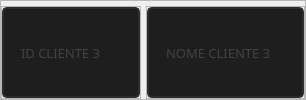
              <widget class="QFrame" name="cli3frame">
               <property name="sizePolicy">
                <sizepolicy hsizetype="Minimum" vsizetype="Minimum">
                 <horstretch>0</horstretch>
                 <verstretch>0</verstretch>
                </sizepolicy>
               </property>
               <property name="minimumSize">
                <size>
                 <width>0</width>
                 <height>50</height>
                </size>
               </property>
               <property name="maximumSize">
                <size>
                 <width>16777215</width>
                 <height>16777215</height>
                </size>
               </property>
               <property name="frameShape">
                <enum>QFrame::StyledPanel</enum>
               </property>
               <property name="frameShadow">
                <enum>QFrame::Raised</enum>
               </property>
               <layout class="QHBoxLayout" name="horizontalLayout_46">
                <property name="spacing">
                 <number>5</number>
                </property>
                <property name="leftMargin">
                 <number>0</number>
                </property>
                <property name="topMargin">
                 <number>5</number>
                </property>
                <property name="rightMargin">
                 <number>0</number>
                </property>
                <property name="bottomMargin">
                 <number>0</number>
                </property>
                <item>
                 <widget class="QFrame" name="frame_50">
                  <property name="sizePolicy">
                   <sizepolicy hsizetype="Minimum" vsizetype="Minimum">
                    <horstretch>0</horstretch>
                    <verstretch>0</verstretch>
                   </sizepolicy>
                  </property>
                  <property name="maximumSize">
                   <size>
                    <width>140</width>
                    <height>16777215</height>
                   </size>
                  </property>
                  <property name="frameShape">
                   <enum>QFrame::StyledPanel</enum>
                  </property>
                  <property name="frameShadow">
                   <enum>QFrame::Raised</enum>
                  </property>
                  <layout class="QHBoxLayout" name="horizontalLayout_48">
                   <property name="spacing">
                    <number>0</number>
                   </property>
                   <property name="leftMargin">
                    <number>0</number>
                   </property>
                   <property name="topMargin">
                    <number>0</number>
                   </property>
                   <property name="rightMargin">
                    <number>0</number>
                   </property>
                   <property name="bottomMargin">
                    <number>0</number>
                   </property>
                   <item>
                    <widget class="QLineEdit" name="txt_idcli3">
                     <property name="sizePolicy">
                      <sizepolicy hsizetype="Expanding" vsizetype="Expanding">
                       <horstretch>0</horstretch>
                       <verstretch>0</verstretch>
                      </sizepolicy>
                     </property>
                     <property name="font">
                      <font>
                       <family>Quicksand</family>
                       <pointsize>10</pointsize>
                      </font>
                     </property>
                     <property name="styleSheet">
                      <string notr="true">QLineEdit{
	border: 2px solid rgb(45, 45, 45);
	border-radius: 5px;
	padding: 15px;
	background-color: rgb(30, 30, 30);
	color: rgb(100, 100, 100);
}
QLineEdit:hover{
	border: 2px solid rgb(55, 55, 55);
}
QLineEdit:focus{
	border: 2px solid rgb(255, 207, 0);
	color: rgb(200, 200, 200);
}</string>
                     </property>
                     <property name="maxLength">
                      <number>32</number>
                     </property>
                     <property name="placeholderText">
                      <string>ID CLIENTE 3</string>
                     </property>
                    </widget>
                   </item>
                  </layout>
                 </widget>
                </item>
                <item>
                 <widget class="QFrame" name="frame_51">
                  <property name="sizePolicy">
                   <sizepolicy hsizetype="Minimum" vsizetype="Minimum">
                    <horstretch>0</horstretch>
                    <verstretch>0</verstretch>
                   </sizepolicy>
                  </property>
                  <property name="frameShape">
                   <enum>QFrame::StyledPanel</enum>
                  </property>
                  <property name="frameShadow">
                   <enum>QFrame::Raised</enum>
                  </property>
                  <layout class="QHBoxLayout" name="horizontalLayout_47">
                   <property name="spacing">
                    <number>0</number>
                   </property>
                   <property name="leftMargin">
                    <number>0</number>
                   </property>
                   <property name="topMargin">
                    <number>0</number>
                   </property>
                   <property name="rightMargin">
                    <number>0</number>
                   </property>
                   <property name="bottomMargin">
                    <number>0</number>
                   </property>
                   <item>
                    <widget class="QLineEdit" name="txt_nome3">
                     <property name="sizePolicy">
                      <sizepolicy hsizetype="Expanding" vsizetype="Expanding">
                       <horstretch>0</horstretch>
                       <verstretch>0</verstretch>
                      </sizepolicy>
                     </property>
                     <property name="font">
                      <font>
                       <family>Quicksand</family>
                       <pointsize>10</pointsize>
                      </font>
                     </property>
                     <property name="styleSheet">
                      <string notr="true">QLineEdit{
	border: 2px solid rgb(45, 45, 45);
	border-radius: 5px;
	padding: 15px;
	background-color: rgb(30, 30, 30);
	color: rgb(100, 100, 100);
}
QLineEdit:hover{
	border: 2px solid rgb(55, 55, 55);
}
QLineEdit:focus{
	border: 2px solid rgb(255, 207, 0);
	color: rgb(200, 200, 200);
}</string>
                     </property>
                     <property name="maxLength">
                      <number>64</number>
                     </property>
                     <property name="placeholderText">
                      <string>NOME CLIENTE 3</string>
                     </property>
                    </widget>
                   </item>
                  </layout>
                 </widget>
                </item>
               </layout>
              </widget>
